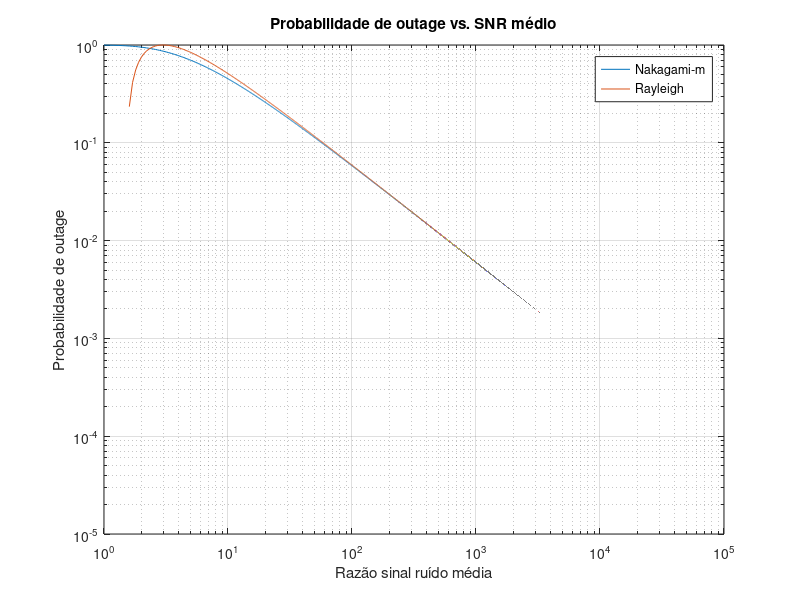

Recreate this plot in MATLAB.
m = 1;
r = 1;
n = 4;


di_d0 = [1/2,1/2];

% Verifica se a soma é diferente de 1
if sum(di_d0) ~= 1
    error('A soma da razão dos percursos é diferente de 1');
end

Lplus1 = length(di_d0);

gamma_bar = linspace(1, 100000, 1000000);


PFNm = zeros(Lplus1, length(gamma_bar));
PFR = zeros(Lplus1, length(gamma_bar));


for i = 1:Lplus1
    gamma_bar_i = gamma_bar * di_d0(i)^n;
    
    % Outage com Nakagami-m
    PFNm(i,:) = gammainc(m*(2^(Lplus1*r) - 1) ./ gamma_bar, m);

    % Outage com Rayleigh
    PFR(i,:) = (2^(Lplus1*r) - 1) ./ gamma_bar;
end

P_F_Nm = 1 - prod(1 - PFNm, 1);
P_F_R = 1 - prod(1 - PFR, 1);

figure;
loglog(gamma_bar, P_F_Nm(1,:));hold on;
loglog(gamma_bar, P_F_R(1,:));

grid on;

xlabel('Razão sinal ruído média');
ylabel('Probabilidade de outage');
title('Probabilidade de outage vs. SNR médio');
legend('Nakagami-m', 'Rayleigh');